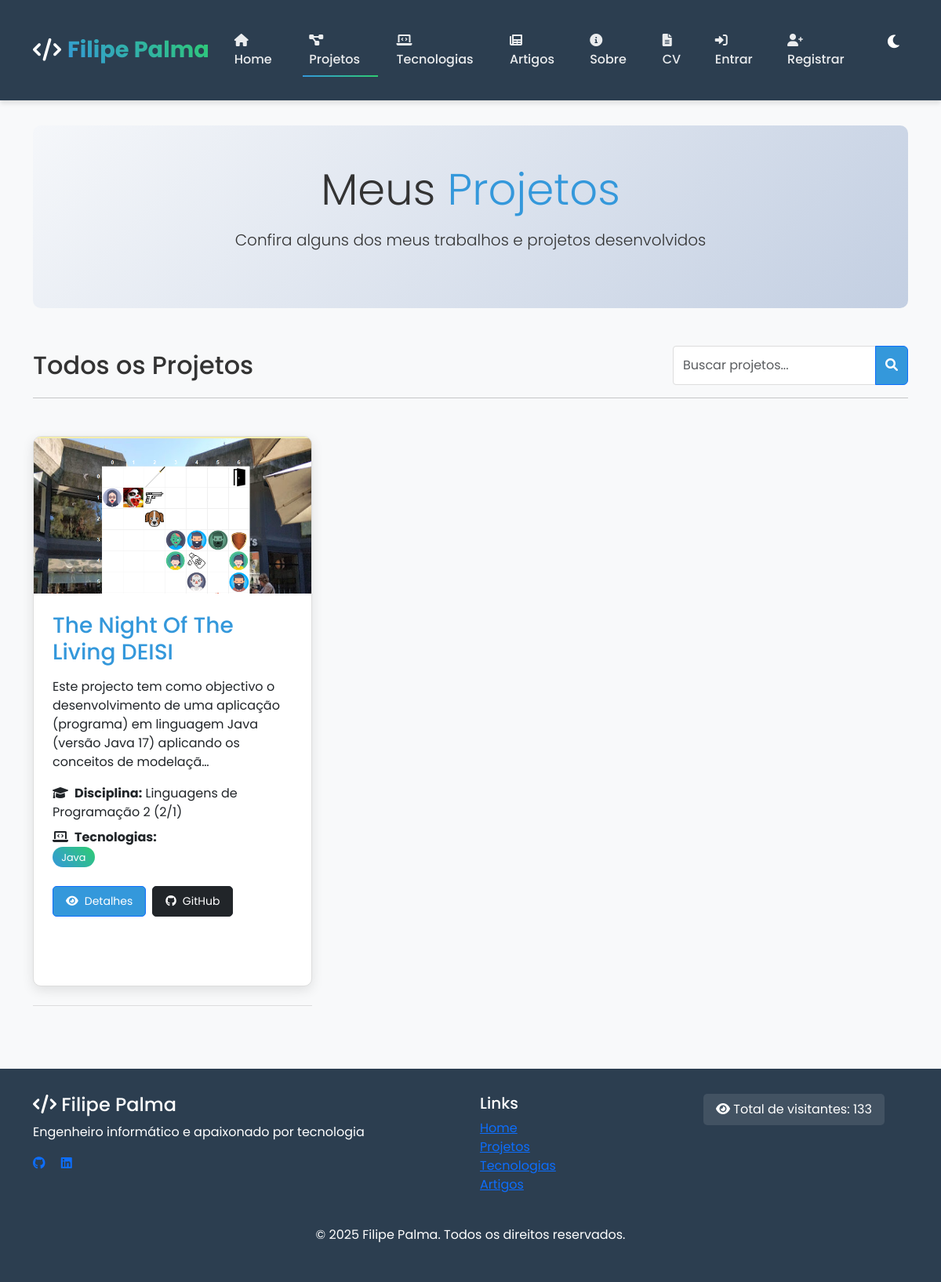
Page /portfolio/projetos/ on the committed database.
### portfolio/models.py (models this page shows, shortened)
class Projeto(models.Model):
    titulo = models.CharField(max_length=200)
    descricao = models.TextField()
    github = models.URLField()
    video_demo = models.URLField(blank=True)
    disciplina = models.ForeignKey(Disciplina, on_delete=models.CASCADE)
    tecnologias = models.ManyToManyField(Tecnologia)
    conceito = models.TextField()  # conceitos aplicados
    desafios = models.TextField()  # desafios técnicos

class ImagemProjeto(models.Model):
    projeto = models.ForeignKey(Projeto, on_delete=models.CASCADE, related_name='imagens')
    imagem = models.ImageField(upload_to='projetos/')

class Disciplina(models.Model):
    nome = models.CharField(max_length=100)
    ano = models.IntegerField()
    semestre = models.CharField(max_length=10)
    docente = models.CharField(max_length=100)
    moodle_url = models.URLField()
    pagina_uc = models.URLField()
    def __str__(self):
        return f"{self.nome} ({self.ano}/{self.semestre})"

class Tecnologia(models.Model):
    nome = models.CharField(max_length=50)
    logo = models.ImageField(upload_to='logos/')
    descricao = models.TextField()
    repositorio = models.URLField(blank=True)

### portfolio/views.py (the view)
# urls.py: path('projetos/', views.projetos_view, name='projetos'),
def projetos_view(request):
    projetos = Projeto.objects.all().prefetch_related('tecnologias', 'imagens')
    return render(request, "portfolio/projetos.html", {"projetos": projetos})

### portfolio/context_processors.py (called while the page is built)
def visitor_count(request):
    return {
        'visitor_count': Visitor.get_total_count()
    }

### portfolio/models.py (called while the page is built)
    @classmethod
    def get_total_count(cls):
        return cls.objects.count()

    @classmethod
    def get_or_create_visitor(cls, session_key):
        visitor, created = cls.objects.get_or_create(session_key=session_key)
        return visitor

### portfolio/templates/portfolio/projetos.html (shortened to what this page needs)
{% extends "portfolio/base.html" %}
{% block content %}
  <section class="highlight-section text-center mb-5">
    <div class="container">
      <h1 class="display-4 mb-3" data-aos="fade-up">Meus <span style="color: var(--primary-color);">Projetos</span></h1>
      <p class="lead mb-4" data-aos="fade-up" data-aos-delay="200">Confira alguns dos meus trabalhos e projetos desenvolvidos</p>
    </div>
  </section>
  <div class="mb-4" data-aos="fade-up">
    <div class="d-flex justify-content-between align-items-center flex-wrap gap-3">
      <h2 class="mb-0 mb-md-0">Todos os Projetos</h2>
      <div class="input-group" style="max-width: 300px;">
        <input type="text" class="form-control" id="projetoSearch" placeholder="Buscar projetos...">
        <button class="btn btn-primary" type="button">
          <i class="fas fa-search"></i>
        </button>
      </div>
    </div>
    <hr>
  </div>
  <div class="projetos-grid mb-5">
    {% for p in projetos %}
      <div class="col projeto-item" data-aos="fade-up" data-aos-delay="{{ forloop.counter|add:'100' }}">
        <div class="card projeto-card h-100">
          {% if p.imagens.all %}
            {% with first_img=p.imagens.all.0 %}
              <div class="projeto-image">
                <img src="{{ first_img.imagem.url }}" alt="{{ p.titulo }}" class="card-img-top">
              </div>
            {% endwith %}
          {% else %}
            <div class="projeto-image bg-light d-flex align-items-center justify-content-center">
              <i class="fas fa-project-diagram fa-3x text-secondary"></i>
            </div>
          {% endif %}
          <div class="card-body">
            <h3 class="card-title mb-3">{{ p.titulo }}</h3>
            <p class="card-text">{{ p.descricao|truncatechars:150 }}</p>
            <div class="mb-3">
              <p class="mb-2"><strong><i class="fas fa-graduation-cap me-2"></i>Disciplina:</strong> {{ p.disciplina }}</p>
              <div>
                <strong><i class="fas fa-laptop-code me-2"></i>Tecnologias:</strong><br>
                {% for t in p.tecnologias.all %}
                  <span class="tech-badge">{{ t.nome }}</span>
                {% endfor %}
              </div>
            </div>
            <div class="projeto-actions">
              <button type="button" class="btn btn-primary btn-sm btn-action" data-bs-toggle="modal" data-bs-target="#projetoModal{{ p.id }}">
                <i class="fas fa-eye"></i> Detalhes
              </button>
              <a href="{{ p.github }}" target="_blank" class="btn btn-dark btn-sm btn-action">
                <i class="fab fa-github"></i> GitHub
              </a>
            </div>
          </div>
        </div>
      </div>
    {% endfor %}
  </div>
{% endblock %}

### static/portfolio/css/style.css (style rules this page uses)
:root { --primary-color: #3498db; --secondary-color: #2ecc71; --bg-color: #f8f9fa; --text-color: #333; --card-bg: #fff; --header-bg: #2c3e50; --footer-bg: #2c3e50; --border-color: #ddd; --hover-color: #e9ecef; --error-color: #dc3545; }
body { font-family: 'Poppins', sans-serif; background-color: var(--bg-color); color: var(--text-color); transition: all 0.3s ease-in-out; min-height: 100vh; display: flex; flex-direction: column; margin: 0; padding: 0; overflow-x: hidden; }
.card { background-color: var(--card-bg); border-radius: 10px; border: 1px solid var(--border-color); overflow: hidden; transition: all 0.3s ease; margin-bottom: 2rem; box-shadow: 0 5px 15px rgba(0, 0, 0, 0.05); }
.card-img-top { width: 100%; height: 200px; object-fit: cover; }
.card-body { padding: 1.5rem; }
.projeto-item { border-bottom: 1px solid var(--border-color); padding: 1.5rem 0; }
.projeto-item h3 { margin-bottom: 1rem; color: var(--primary-color); }
.btn-primary { background-color: var(--primary-color); color: white; }
.form-control { background-color: var(--bg-color); color: var(--text-color); border: 1px solid var(--border-color); }
.btn { position: relative; overflow: hidden; z-index: 1; }
.btn::before { content: ''; position: absolute; top: 0; left: -100%; width: 100%; height: 100%; background: rgba(255, 255, 255, 0.2); transition: left 0.3s ease; z-index: -1; }
.form-control { border: 1px solid var(--border-color); padding: 0.75rem; border-radius: 0.25rem; background-color: var(--card-bg); color: var(--text-color); transition: border-color 0.15s ease-in-out, box-shadow 0.15s ease-in-out; }

### portfolio/templates/portfolio/projetos.html (style rules this page uses)
.projeto-card { height: 100%; transition: all 0.3s ease; border-radius: 10px; overflow: hidden; box-shadow: 0 5px 15px rgba(0,0,0,0.1); }
.projeto-image { height: 200px; overflow: hidden; }
.projeto-image img { width: 100%; height: 100%; object-fit: cover; transition: transform 0.5s ease; }
.tech-badge { display: inline-block; background: linear-gradient(45deg, var(--primary-color), var(--secondary-color)); color: white; padding: 0.2rem 0.7rem; border-radius: 20px; font-size: 0.8rem; margin-right: 0.5rem; margin-bottom: 0.5rem; }
.projeto-actions { margin-top: 1rem; display: flex; flex-wrap: wrap; gap: 0.5rem; }
.btn-action { padding: 0.5rem 1rem; border-radius: 5px; text-decoration: none; transition: all 0.3s ease; display: inline-flex; align-items: center; }
.btn-action i { margin-right: 0.5rem; }
.highlight-section { background: linear-gradient(135deg, #f5f7fa 0%, #c3cfe2 100%); padding: 3rem 0; margin-bottom: 3rem; border-radius: 10px; }
.projetos-grid { display: grid; grid-template-columns: repeat(auto-fill, minmax(300px, 1fr)); gap: 1.5rem; margin-bottom: 2rem; }

### rows in the picture
Projeto: imagens.all.0.imagem (picture), titulo "The Night Of The Living DEISI", descricao "Este projecto tem como objectivo o desenvolvimento de uma aplicação (programa) em linguagem Java (versão Java 17) aplicando os conceitos de modelaçã…", disciplina "Linguagens de Programação 2 (2/1)"
Tecnologia: nome "Java"

### other values in the picture
{{ visitor_count }} "133"
